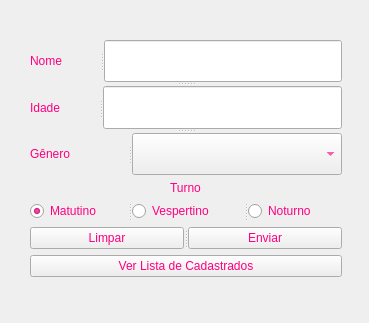
<?xml version="1.0" encoding="UTF-8"?>
<ui version="4.0">
 <class>MainWindow</class>
 <widget class="QMainWindow" name="MainWindow">
  <property name="geometry">
   <rect>
    <x>0</x>
    <y>0</y>
    <width>369</width>
    <height>323</height>
   </rect>
  </property>
  <property name="minimumSize">
   <size>
    <width>369</width>
    <height>323</height>
   </size>
  </property>
  <property name="maximumSize">
   <size>
    <width>369</width>
    <height>323</height>
   </size>
  </property>
  <property name="windowTitle">
   <string>Voluntários</string>
  </property>
  <property name="styleSheet">
   <string notr="true">font: 14pt &quot;MS Shell Dlg 2&quot;;
color: rgb(255, 0, 127);</string>
  </property>
  <widget class="QWidget" name="centralwidget">
   <widget class="QWidget" name="">
    <property name="geometry">
     <rect>
      <x>30</x>
      <y>40</y>
      <width>312</width>
      <height>237</height>
     </rect>
    </property>
    <layout class="QVBoxLayout" name="verticalLayout_2">
     <item>
      <widget class="QSplitter" name="splitter_6">
       <property name="orientation">
        <enum>Qt::Vertical</enum>
       </property>
       <widget class="QSplitter" name="splitter_5">
        <property name="orientation">
         <enum>Qt::Horizontal</enum>
        </property>
        <widget class="QLabel" name="label">
         <property name="text">
          <string>Nome</string>
         </property>
        </widget>
        <widget class="QLineEdit" name="le_nome"/>
       </widget>
       <widget class="QSplitter" name="splitter_4">
        <property name="orientation">
         <enum>Qt::Horizontal</enum>
        </property>
        <widget class="QLabel" name="label_2">
         <property name="text">
          <string>Idade</string>
         </property>
        </widget>
        <widget class="QLineEdit" name="le_idade"/>
       </widget>
       <widget class="QSplitter" name="splitter_3">
        <property name="orientation">
         <enum>Qt::Horizontal</enum>
        </property>
        <widget class="QLabel" name="label_3">
         <property name="text">
          <string>Gênero</string>
         </property>
        </widget>
        <widget class="QComboBox" name="le_genero">
         <item>
          <property name="text">
           <string/>
          </property>
         </item>
         <item>
          <property name="text">
           <string>Masculino</string>
          </property>
         </item>
         <item>
          <property name="text">
           <string>Feminino</string>
          </property>
         </item>
         <item>
          <property name="text">
           <string>Outros</string>
          </property>
         </item>
        </widget>
       </widget>
      </widget>
     </item>
     <item>
      <layout class="QVBoxLayout" name="verticalLayout">
       <item alignment="Qt::AlignHCenter">
        <widget class="QLabel" name="lbTurno">
         <property name="text">
          <string>Turno</string>
         </property>
        </widget>
       </item>
       <item>
        <widget class="QSplitter" name="splitter_2">
         <property name="orientation">
          <enum>Qt::Horizontal</enum>
         </property>
         <widget class="QRadioButton" name="radioMat">
          <property name="text">
           <string>Matutino</string>
          </property>
          <property name="checked">
           <bool>true</bool>
          </property>
         </widget>
         <widget class="QRadioButton" name="radioVesp">
          <property name="text">
           <string>Vespertino</string>
          </property>
         </widget>
         <widget class="QRadioButton" name="radioNot">
          <property name="text">
           <string>Noturno</string>
          </property>
         </widget>
        </widget>
       </item>
       <item>
        <widget class="QSplitter" name="splitter">
         <property name="orientation">
          <enum>Qt::Horizontal</enum>
         </property>
         <widget class="QPushButton" name="pb_limpar">
          <property name="text">
           <string>Limpar</string>
          </property>
         </widget>
         <widget class="QPushButton" name="pb_enviar">
          <property name="text">
           <string>Enviar</string>
          </property>
         </widget>
        </widget>
       </item>
       <item>
        <widget class="QPushButton" name="pb_lista">
         <property name="text">
          <string>Ver Lista de Cadastrados</string>
         </property>
        </widget>
       </item>
      </layout>
     </item>
    </layout>
   </widget>
  </widget>
 </widget>
 <resources/>
 <connections/>
</ui>
